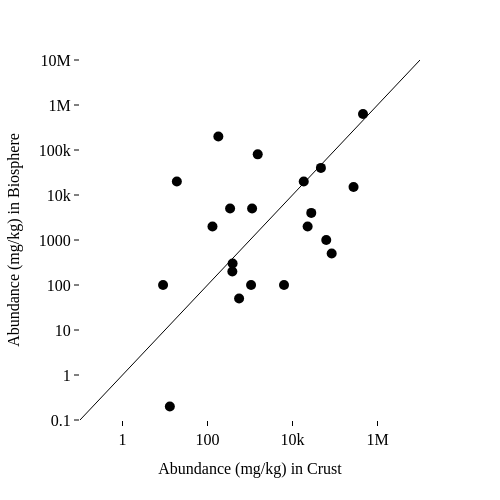

This figure's notebook cell:
### Markdown cell above
## Plot the Data for Biomass vs Crust

The below plot will be an interactive *Plotly* graph. You can query the points with your mouse to see which element is where.

The plot has abunsance in the biomass of the Earth on the y-axis and in the crust on the x-axis.

### Code cell
# make the plot again but make it interactive using plotly express so that mouseover reveals elemnt symbol
# set size of plot to 4x4 inches and use log scale for y-axis to better visualize the relationship between abundance and atomic number, especially for elements with low abundance.

import plotly.express as px

final_df = final_df.sort_values("crust") # Sort the DataFrame by the atomic number column in ascending order to ensure that the lines in the plot connect the points in the correct order.

fig = px.scatter(final_df, 
                x="crust", 
                y="biomass",
                width=500, height=500, 
                hover_data=["symbol"], 
                log_y=True, log_x=True, 
                template="simple_white",
                )

fig.update_traces(
    customdata=final_df[["name"]],
    hovertemplate=
    "crust: %{x:,}<br>" +
    "biomass: %{y:,}<br>" +
    "Sample: %{customdata[0]}<extra></extra>"
    )

fig.update_traces(
    mode="markers",
    marker=dict(size=10, color="black", opacity=1,),
    line=None,
    selector=dict(mode="markers")
    )

# add a line y = x to the plot to show where the points would lie if the abundance 
# in the biosphere was equal to the abundance in the crust. 
trace = px.line(final_df, x=[1e-6, 1e7], y=[1e-6, 1e7]).data[0]
trace.update(
    line=dict(color="black",
              width=1,
              dash="solid"),   # "solid", "dash", "dot", "dashdot"
              opacity=1,
              name="x = y")
fig.add_trace(trace)

range = [-1,7]
# Style the plot using tufte style
fig.update_layout(
    font=dict(
        family="Palatino, Garamond, Computer Modern, Times New Roman",     # e.g. "Times New Roman", "Helvetica", "Computer Modern"
        size=16,
        color="black"
    ),
    title = None,
    title_font_size=14,
    xaxis_title="Abundance (mg/kg) in Crust",
    yaxis_title="Abundance (mg/kg) in Biosphere",
    xaxis_title_font_size=16,
    yaxis_title_font_size=16,
    xaxis=dict(
        showline=False,
        linewidth=1,
        linecolor='black',
        ticks='outside',
        tickwidth=1,
        tickcolor='black',
        ticklen=5,
        range=range
    ),
    yaxis=dict(
        showline=False,
        linewidth=1,
        linecolor='black',
        ticks='outside',
        tickwidth=1,
        tickcolor='black',
        ticklen=5,
        range=range,
    )
)

fig.write_html("plot_abundance_biosphere.html", include_plotlyjs="cdn")
fig.show()

### Figure 1 — Plotly figure (JSON) as saved in the notebook; plotly's stock layout.template omitted (floating-point values rounded to 4 significant figures)
{"data": [{"customdata": [["Mercury"], ["Arsenic"], ["Uranium"], ["Bromine"], ["Boron"], ["Lead"], ["Nitrogen"], ["Copper"], ["Zinc"], ["Nickel"], ["Chromium"], ["Chlorine"], ["Vanadium"], ["Carbon"], ["Sulfur"], ["Strontium"], ["Barium"], ["Fluorine"], ["Manganese"], ["Phosphorus"], ["Hydrogen"], ["Titanium"], ["Potassium"], ["Sodium"], ["Magnesium"], ["Calcium"], ["Iron"], ["Aluminum"], ["Silicon"], ["Oxygen"]], "hovertemplate": "crust: %{x:,}<br>biomass: %{y:,}<br>Sample: %{customdata[0]}<extra></extra>", "legendgroup": "", "line": {}, "marker": {"color": "black", "opacity": 1, "size": 10, "symbol": "circle"}, "mode": "markers", "name": "", "orientation": "v", "showlegend": false, "type": "scatter", "x": [0.09, 1.8, 2.3, 2.5, 9.0, 13.0, 19.0, 68.0, 76.0, 99.0, 122.0, 131.0, 136.0, 180.0, 340.0, 384.0, 390.0, 554.0, 1060.0, 1120.0, 1520.0, 6320.0, 18400.0, 22700.0, 27640.0, 46600.0, 62200.0, 83600.0, 273000.0, 456000.0], "xaxis": "x", "y": [NaN, NaN, NaN, NaN, 100.0, 0.2, 20000.0, NaN, NaN, NaN, NaN, 2000.0, NaN, 200000.0, 5000.0, 200.0, 300.0, 50.0, 100.0, 5000.0, 80000.0, 100.0, 20000.0, 2000.0, 4000.0, 40000.0, 1000.0, 500.0, 15000.0, 630000.0], "yaxis": "y"}, {"hovertemplate": "x=%{x}<br>y=%{y}<extra></extra>", "legendgroup": "", "line": {"color": "black", "dash": "solid", "width": 1}, "marker": {"symbol": "circle"}, "mode": "lines", "name": "x = y", "opacity": 1, "orientation": "v", "showlegend": false, "type": "scatter", "x": [1e-06, 10000000.0], "xaxis": "x", "y": [1e-06, 10000000.0], "yaxis": "y"}], "layout": {"font": {"color": "black", "family": "Palatino, Garamond, Computer Modern, Times New Roman", "size": 16}, "height": 500, "legend": {"tracegroupgap": 0}, "margin": {"t": 60}, "title": {"font": {"size": 14}}, "width": 500, "xaxis": {"anchor": "y", "domain": [0, 1], "linecolor": "black", "linewidth": 1, "range": [-1, 7], "showline": false, "tickcolor": "black", "ticklen": 5, "ticks": "outside", "tickwidth": 1, "title": {"font": {"size": 16}, "text": "Abundance (mg/kg) in Crust"}, "type": "log"}, "yaxis": {"anchor": "x", "domain": [0, 1], "linecolor": "black", "linewidth": 1, "range": [-1, 7], "showline": false, "tickcolor": "black", "ticklen": 5, "ticks": "outside", "tickwidth": 1, "title": {"font": {"size": 16}, "text": "Abundance (mg/kg) in Biosphere"}, "type": "log"}}}
